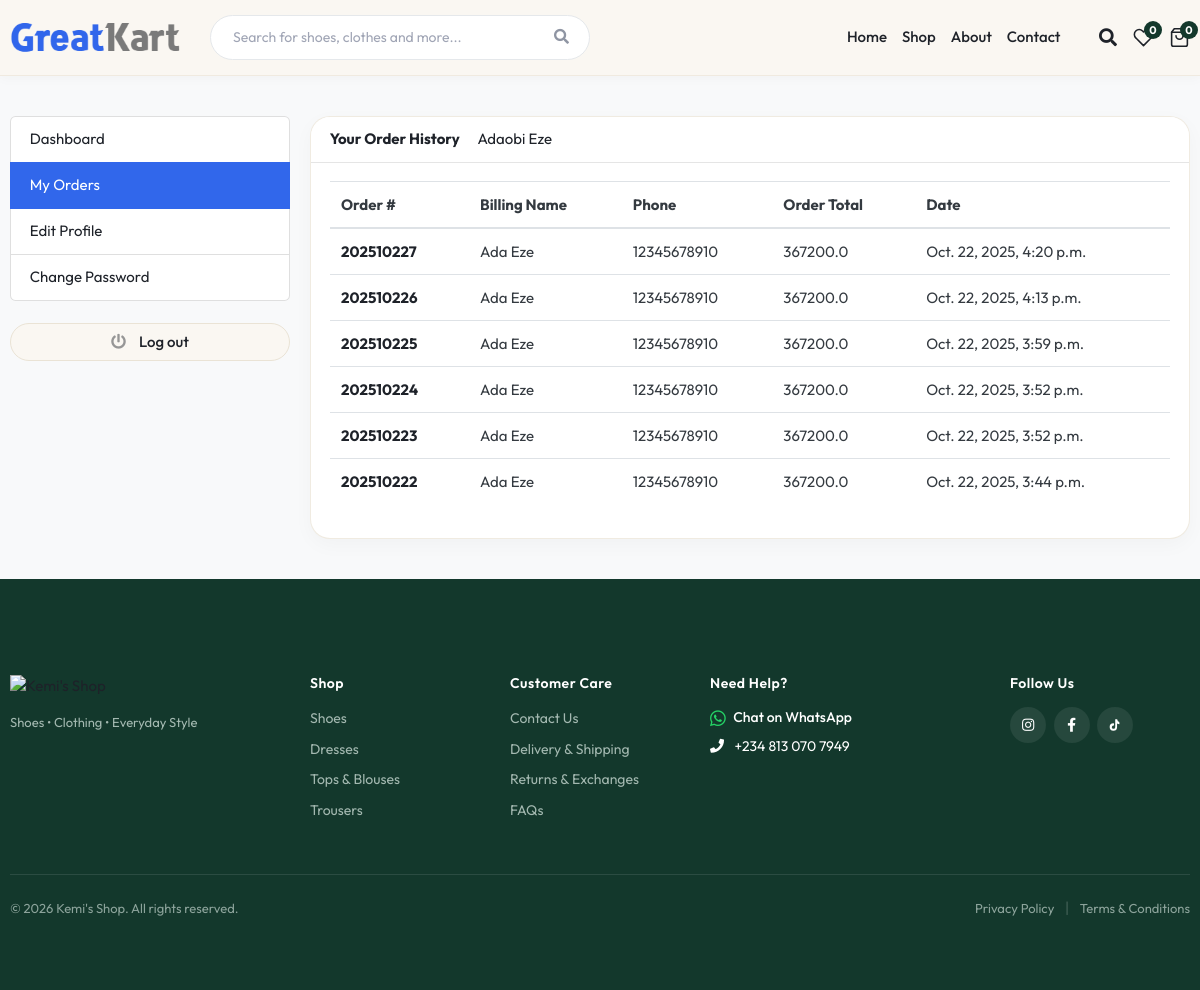
The page /accounts/my_orders/ (signed in) on the database its author committed.
### accounts/models.py (models this page shows, shortened)
class Account(AbstractBaseUser):
    first_name    = models.CharField(max_length=50)
    last_name     = models.CharField(max_length=50)
    username      = models.CharField(max_length=50, unique=True)
    email         = models.EmailField(max_length=100, unique=True)
    phone_number  = models.CharField(max_length=50, blank=True)
    date_joined   = models.DateTimeField(auto_now_add=True)
    last_login    = models.DateTimeField(auto_now_add=True)
    is_admin      = models.BooleanField(default=False)
    is_staff      = models.BooleanField(default=False)
    is_active     = models.BooleanField(default=True)
    is_superadmin = models.BooleanField(default=False)
    USERNAME_FIELD = 'email'
    REQUIRED_FIELDS = ['username', 'first_name', 'last_name']
    objects = MyAccountManager()

### orders/models.py (models this page shows, shortened)
class Order(models.Model):
    STATUS = (
        ('New', 'New'),
        ('Accepted', 'Accepted'),
        ('Completed', 'Completed'),
        ('Cancelled', 'Cancelled'),
    )
    user = models.ForeignKey(settings.AUTH_USER_MODEL, on_delete=models.SET_NULL, null=True)
    payment = models.ForeignKey(Payment, on_delete=models.SET_NULL, null=True, blank=True)
    order_number = models.CharField(max_length=20)
    first_name = models.CharField(max_length=50)
    last_name = models.CharField(max_length=50)
    phone = models.CharField(max_length=15)
    email = models.EmailField(max_length=50)
    address_line_1 = models.CharField(max_length=100)
    address_line_2 = models.CharField(max_length=100, blank=True)
    country = models.CharField(max_length=50)
    state = models.CharField(max_length=50)
    city = models.CharField(max_length=50)
    order_note = models.CharField(max_length=100, blank=True)
    order_total = models.FloatField()
    tax = models.FloatField()
    status = models.CharField(max_length=10, choices=STATUS, default='New')
    ip = models.CharField(blank=True, max_length=20)
    is_ordered = models.BooleanField(default=False)
    created_at = models.DateTimeField(auto_now_add=True)
    updated_at = models.DateTimeField(auto_now=True)

### accounts/views.py (the view)
# urls.py: path('my_orders/', views.my_orders, name='my_orders'),
def my_orders(request):
    orders = Order.objects.filter(user=request.user, is_ordered=True).order_by('-created_at')
    context = {
        'orders': orders,
    }
    return render(request, 'accounts/my_orders.html', context)

### cart/context_processor.py (called while the page is built)
def counter(request):
    if 'admin' in request.path:
        return {}
    cart_count = 0
    try:
        if request.user.is_authenticated:
            cart_items = CartItem.objects.filter(user=request.user, is_active=True)
        else:
            cart = Cart.objects.filter(cart_id=_cart_id(request)).first()
            if cart:
                cart_items = CartItem.objects.filter(cart=cart, is_active=True)
            else:
                cart_items = []
        for item in cart_items:
            cart_count += item.quantity
    except:
        cart_count = 0
    return {'cart_count': cart_count}

### category/context_processor.py (called while the page is built)
def menu_links(request):
    order = Case(
        When(slug='shoes', then=0),
        When(slug='dresses', then=1),
        When(slug='tops', then=2),
        When(slug='trousers', then=3),
        When(slug='jackets', then=4),
        default=5,
    )
    links = Category.objects.annotate(
        prod_count=Count('product', filter=Q(product__is_available=True))
    ).order_by(order)
    total_catalog_count = Product.objects.filter(is_available=True).count()
    all_clothing_count = Product.objects.filter(is_available=True).exclude(category__slug='shoes').count()
    return dict(links=links, total_catalog_count=total_catalog_count, all_clothing_count=all_clothing_count)

### store/context_processors.py (called while the page is built)
def wishlist_info(request):
    if 'admin' in request.path:
        return {}
    wishlist_count = 0
    wishlist_ids = set()
    try:
        if request.user.is_authenticated:
            items = Wishlist.objects.filter(user=request.user)
        else:
            session_key = _get_session_key(request)
            items = Wishlist.objects.filter(session_id=session_key)
        wishlist_count = items.count()
        wishlist_ids = set(items.values_list('product_id', flat=True))
    except Exception:
        wishlist_count = 0
        wishlist_ids = set()
    return {
        'wishlist_count': wishlist_count,
        'wishlist_product_ids': wishlist_ids,
    }

### templates/accounts/my_orders.html (shortened to what this page needs)
{% extends 'base.html' %}
{% block content %}
<section class="section-conten padding-y bg">
	<div class="container">
		<div class="row">
			{% include 'includes/dashboard_sidebar.html' %}
			<main class="col-md-9">
				<article class="card">
					<header class="card-header">
						<strong class="d-inline-block mr-3">Your Order History</strong>
						<span>{{ user.first_name }} {{ user.last_name }}</span>
					</header>
					<div class="card-body">
						<div class="row">
							<div class="col-md-12">
                        <table class="table table-hover">
    <thead>
        <tr>
			<th scope="col">Order #</th>
			<th scope="col">Billing Name</th>
			<th scope="col">Phone</th>
			<th scope="col">Order Total</th>
			<th scope="col">Date</th>
        </tr>
    </thead>
    <tbody>
		{% for order in orders%}
        <tr>
            <th scope="row"><a href="{% url 'order_detail' order.order_number %}">{{order.order_number}}</a></th>
            <td>{{order.first_name}} {{order.last_name}}</td>
            <td>{{order.phone}}</td>
            <td>{{order.order_total}}</td>
			<td>{{order.created_at}}</td>
        </tr>
		{% endfor %}
        </tbody>
</table>
							</div>
						</div>
					</div>
				</article>
			</main>
		</div>
	</div>
</section>
{% endblock %}

### static/css/ui.css (style rules this page uses)
html, body { font-family: 'Outfit', sans-serif; font-size: 15px; background-color: #FAF7F2; color: #1E2229; }
.padding-y { padding-top: 40px; padding-bottom: 40px; }
article:after, .form-group:after { display: block; clear: both; content: ""; }
.bg { background-color: #f8f9fa; }
body { background-color: #FAF7F2 !important; }
body, h3, h4, h5, h6, p, span, a, label, input, select, textarea, button, table, .product-detail-title, .product-detail-price, .card-header .title, .content-body .title, .card-title, .card-cat-title { font-family: 'Outfit', sans-serif !important; }
body { background-color: #FAF7F2 !important; color: #1E2229 !important; }
a { color: #1E2229; transition: color 0.2s ease; }
.card { border-radius: 20px !important; border: 1px solid rgba(234, 227, 213, 0.7) !important; background-color: #ffffff !important; box-shadow: 0 6px 20px rgba(0, 0, 0, 0.03) !important; overflow: hidden !important; }

### rows shown on the page
Account: first_name "Adaobi", last_name "Eze"
Order: order_number "202510227", first_name "Ada", last_name "Eze", phone "12345678910", order_total "367200.0", created_at "Oct. 22, 2025, 4:20 p.m."
Order: order_number "202510226", first_name "Ada", last_name "Eze", phone "12345678910", order_total "367200.0", created_at "Oct. 22, 2025, 4:13 p.m."
Order: order_number "202510225", first_name "Ada", last_name "Eze", phone "12345678910", order_total "367200.0", created_at "Oct. 22, 2025, 3:59 p.m."
Order: order_number "202510224", first_name "Ada", last_name "Eze", phone "12345678910", order_total "367200.0", created_at "Oct. 22, 2025, 3:52 p.m."
Order: order_number "202510223", first_name "Ada", last_name "Eze", phone "12345678910", order_total "367200.0", created_at "Oct. 22, 2025, 3:52 p.m."
Order: order_number "202510222", first_name "Ada", last_name "Eze", phone "12345678910", order_total "367200.0", created_at "Oct. 22, 2025, 3:44 p.m."
